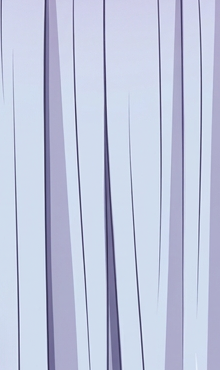
#> input picture docs/qa/t67_71_source_trace_2026-11-05/wip_masked_inpaint_attempt_v2/101_hair_long_back_v2_texture_donor_crop.png, 220 x 370 px, given in place of hair_hood_long@2x.png, which was not available
$ python make_layered_backfill_candidate_v3.py
#> lines starting #> are read from the running program, lines starting #| are printed output that depends on the picture; after the words box and inside, x2 and y2 are one past the last pixel; in counts of white or black regions, pixels touching at a corner belong together
#!/usr/bin/env python3
"""WIP3: longer, smoother tapered locks; front clearing remains ROI-only diagnostic, backfill is independent."""
from pathlib import Path
import json, math
from PIL import Image, ImageChops, ImageDraw
BASE=Path(__file__).resolve().parent; ROOT=Path(__file__).resolve().parents[4]
SRC=ROOT/'characters/xiaoxun/forms/teen/sprites/hair_hood_long@2x.png'
POLYS=BASE/'manual_artifact_polygons_v2.json'
CLEAN=BASE/'55_clean_front_alpha_roi_diagnostic_v3.png'; PATCH=BASE/'56_backfill_freeflow_inference_v3.png'; REPORT=BASE/'57_layered_backfill_v3_metrics.json'
S=4; BOXES={'left':(51,849,396,1368),'right':(736,849,1081,1368)}
T=[0,.12,.30,.72,.90,1]
def cubic(P,n=180):
 p0,p1,p2,p3=P;out=[]
 for i in range(n+1):
  t=i/n;u=1-t;out.append((u**3*p0[0]+3*u*u*t*p1[0]+3*u*t*t*p2[0]+t**3*p3[0],u**3*p0[1]+3*u*u*t*p1[1]+3*u*t*t*p2[1]+t**3*p3[1]))
 return out
def w_at(t,ws):
 for i in range(len(T)-1):
  if t<=T[i+1]:
   q=(t-T[i])/(T[i+1]-T[i]);q=q*q*(3-2*q);return ws[i]*(1-q)+ws[i+1]*q
 return ws[-1]
def ribbon(points,ws):
 l=[];r=[];n=len(points)
 for i,(x,y) in enumerate(points):
  j0=max(0,i-1);j1=min(n-1,i+1);dx=points[j1][0]-points[j0][0];dy=points[j1][1]-points[j0][1];ln=max(math.hypot(dx,dy),1e-6);nx=-dy/ln;ny=dx/ln;w=w_at(i/(n-1),ws)
  l.append(((x+nx*w/2)*S,(y+ny*w/2)*S));r.append(((x-nx*w/2)*S,(y-ny*w/2)*S))
 return l+r[::-1]
def offset(points,amount):
 out=[]
 for i,(x,y) in enumerate(points):
  j0=max(0,i-1);j1=min(len(points)-1,i+1);dx=points[j1][0]-points[j0][0];dy=points[j1][1]-points[j0][1];ln=max(math.hypot(dx,dy),1e-6);out.append((x-dy/ln*amount,y+dx/ln*amount))
 return out
def paint(dst,grad,curve,ws):
 pts=cubic(curve);mask=Image.new('L',dst.size,0);ImageDraw.Draw(mask).polygon(ribbon(pts,ws),fill=255)
 body=Image.composite(grad,Image.new('RGBA',dst.size,(0,0,0,0)),mask)
 accents=Image.new('RGBA',dst.size,(0,0,0,0));d=ImageDraw.Draw(accents); mid=max(ws)
 d.line([(x*S,y*S) for x,y in offset(pts,mid*.24)],fill=(132,138,170,85),width=max(2,int(mid*.055*S)),joint='curve')
 d.line([(x*S,y*S) for x,y in offset(pts,-mid*.12)],fill=(235,229,245,105),width=max(2,int(mid*.055*S)),joint='curve')
 accents.putalpha(ImageChops.multiply(accents.getchannel('A'),mask));body.alpha_composite(accents);dst.alpha_composite(body)
source=Image.open(SRC).convert('RGBA'); polys=json.loads(POLYS.read_text(encoding='utf-8'))['polygons']; clean=source.copy();patchfull=Image.new('RGBA',source.size,(0,0,0,0)); roi_count=0;cleared=0;patch_count=0
#> (reads docs/qa/t67_71_source_trace_2026-11-05/wip_masked_inpaint_attempt_v2/manual_artifact_polygons_v2.json from the repository)
#> after `patchfull = Image.new('RGBA', source.size, (0, 0, 0, 0))`: patchfull: PIL image 220x370 RGBA; every value is 0
curves={
 'left':[
  ([(171,190),(160,285),(173,420),(199,530)],[0,28,54,54,33,0]),
  ([(252,220),(241,315),(263,427),(277,526)],[0,14,25,23,11,0]),
  ([(107,220),(107,340),(84,433),(77,520)],[0,11,19,15,6,0]),
 ],
 'right':[
  ([(174,190),(185,285),(172,420),(146,530)],[0,28,54,54,33,0]),
  ([(93,220),(104,315),(82,427),(68,526)],[0,14,25,23,11,0]),
  ([(238,220),(238,340),(261,433),(268,520)],[0,11,19,15,6,0]),
 ]}
for side,box in BOXES.items():
 x0,y0,x1,y1=box;size=(x1-x0,y1-y0);base=source.crop(box);hi=Image.new('L',(size[0]*S,size[1]*S),0);d=ImageDraw.Draw(hi)
 for poly in polys[side]:d.polygon([(x*S,y*S) for x,y in poly],fill=255)
 roi=hi.resize(size,Image.Resampling.LANCZOS);cleared_crop=base.copy();cleared_crop.putalpha(ImageChops.multiply(base.getchannel('A'),ImageChops.invert(roi)));clean.paste(cleared_crop,(x0,y0))
 cleared+=sum(a!=b for a,b in zip(base.getchannel('A').tobytes(),cleared_crop.getchannel('A').tobytes()));roi_count+=sum(v>0 for v in roi.tobytes())
 grad=Image.new('RGBA',(size[0]*S,size[1]*S));px=grad.load();top=(209,199,225,255);bottom=(179,190,220,255)
 for y in range(size[1]*S):
  q=y/(size[1]*S-1);c=tuple(round(a+(b-a)*q) for a,b in zip(top,bottom))
  for x in range(size[0]*S):px[x,y]=c
 work=Image.new('RGBA',(size[0]*S,size[1]*S),(0,0,0,0))
 for curve,ws in curves[side]:paint(work,grad,curve,ws)
 patch=work.resize(size,Image.Resampling.LANCZOS);patchfull.alpha_composite(patch,(x0,y0));patch_count+=sum(v>24 for v in patch.getchannel('A').tobytes())
#> this loop made 2 passes
#> (cleared, roi_count, patch_count) on passes 1 to 2: (0, 22545, 24761), (0, 47311, 49523)
#> pass 1, `roi = hi.resize(size, Image.Resampling.LANCZOS)`:
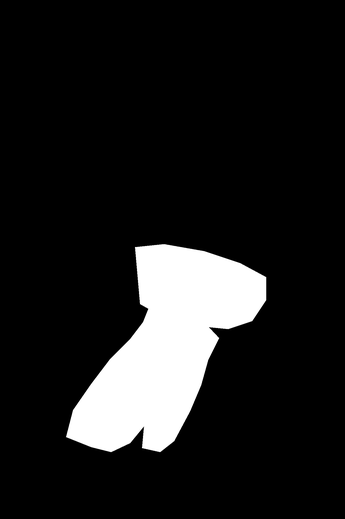
#> roi: PIL image 345x519 L; min 0, max 255, mean 30.4
#> after the loop:
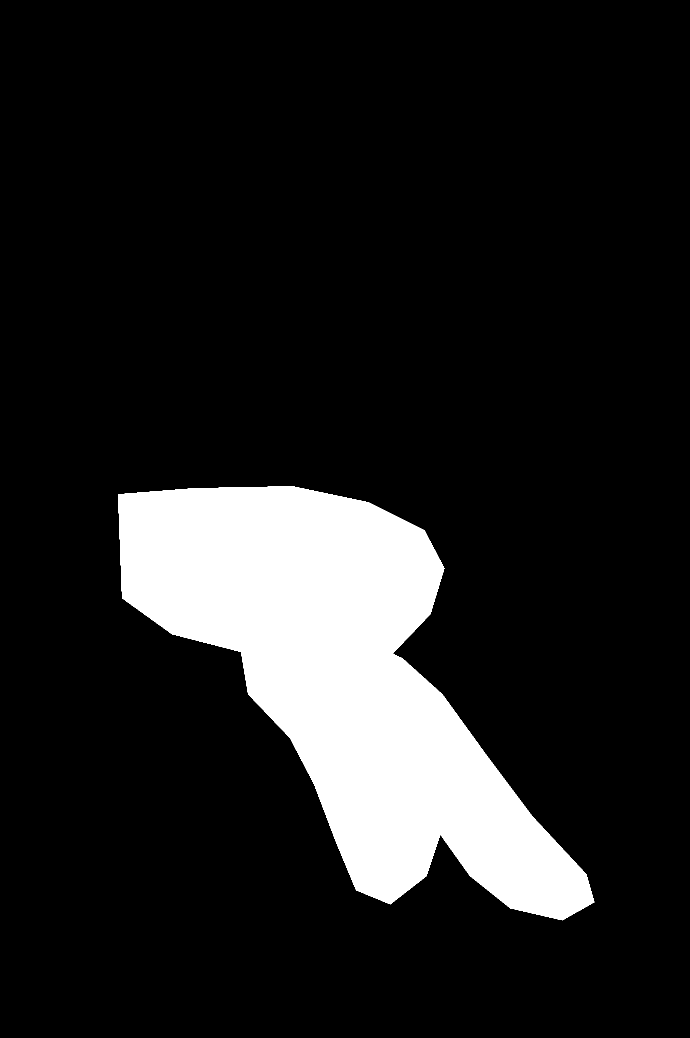
#> hi: PIL image 1380x2076 L (shown at 1/2 size); 13.1% white; 1 white region, box (x1, y1, x2, y2) and area: (236, 972, 1189, 1841) 375697
#> after the loop:
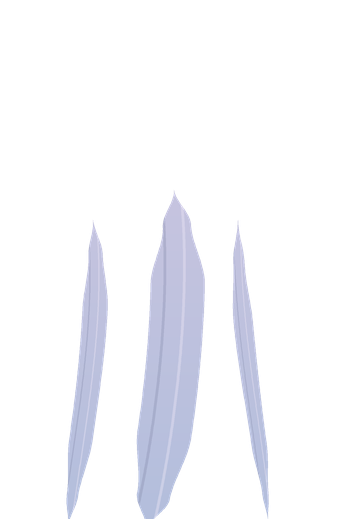
#> patch: PIL image 345x519 RGBA; mean R, G, B, A 29, 29.6, 34.1, 34.2; transparent parts drawn white
#> after the loop:
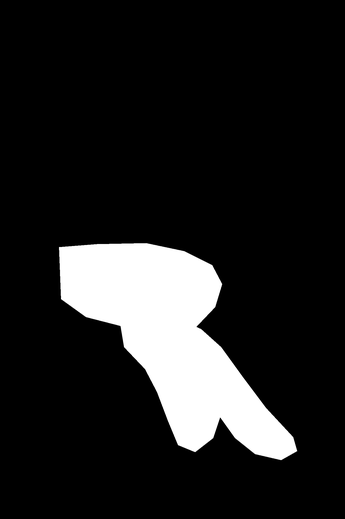
#> roi: PIL image 345x519 L; min 0, max 255, mean 33.4
#> after the loop, cleared = 0; patch_count = 49523; roi_count = 47311
# WIP diagnostic invariant: only front layer is cleared in broad ROI; backfill is intentionally not ROI-clipped.
diff=ImageChops.difference(source,clean);allowed=Image.new('L',source.size,0)
#> after `allowed = Image.new('L', source.size, 0)`: allowed: PIL image 220x370 L; every value is 0
for side,box in BOXES.items():
 x0,y0,x1,y1=box;size=(x1-x0,y1-y0);hi=Image.new('L',(size[0]*S,size[1]*S),0);d=ImageDraw.Draw(hi)
 for poly in polys[side]:d.polygon([(x*S,y*S) for x,y in poly],fill=255)
 allowed.paste(hi.resize(size,Image.Resampling.LANCZOS),(x0,y0))
outside=ImageChops.multiply(ImageChops.invert(allowed.point(lambda v:255 if v else 0)),ImageChops.lighter(ImageChops.lighter(diff.getchannel('R'),diff.getchannel('G')),ImageChops.lighter(diff.getchannel('B'),diff.getchannel('A'))))
if outside.getbbox():raise SystemExit(f'clean changed outside diagnostic ROI: {outside.getbbox()}')
clean.save(CLEAN);patchfull.save(PATCH)
rep={'task':'T67.71','status':'split-layer WIP3 inference only, not recovered source or production','front_diagnostic':str(CLEAN.relative_to(ROOT)),'backfill':str(PATCH.relative_to(ROOT)),
 'front_roi':'broad visible cuff/hand ROI includes adjacent legal hair; clearing it entirely is diagnostic only and not an acceptable final removal mask',
 'backfill_roi_relation':'independent manually traced alpha; not clipped by projection or artifact ROI',
 'layer_hypothesis':'front hair layer 258 and inferred backfill behind arms at 135','front_alpha_pixels_cleared':cleared,'roi_pixels':roi_count,'backfill_alpha_gt24_pixels':patch_count,
 'negative_space':'three separated locks with smooth width plateaus and tapered ends; transparent gaps retained','style':'local smooth gradient guided by sampled same-asset hair colors; no neighbor pixel copy or displacement',
 'geometry':'all hidden paths inferred; left/right mirroring is an assumption, not source truth','outside_roi_byte_identity':'front diagnostic only, asserted exact','production_changes':False}
REPORT.write_text(json.dumps(rep,ensure_ascii=False,indent=2)+'\n',encoding='utf-8')
print(json.dumps({k:rep[k] for k in ('status','front_alpha_pixels_cleared','roi_pixels','backfill_alpha_gt24_pixels')},ensure_ascii=False,indent=2))
#| {
#|   "status": "split-layer WIP3 inference only, not recovered source or production",
#|   "front_alpha_pixels_cleared": 0,
#|   "roi_pixels": 47311,
#|   "backfill_alpha_gt24_pixels": 49523
#| }
